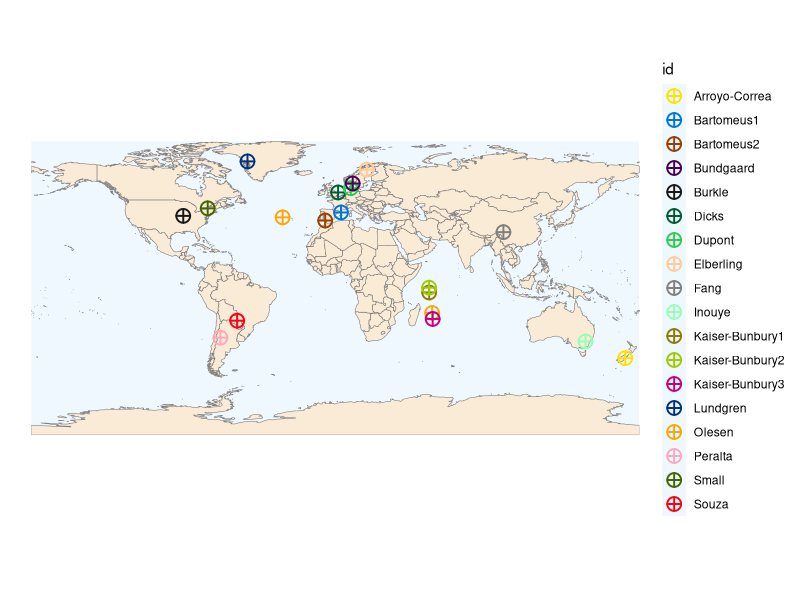

Reproduce this figure in R.
## ---- chunk 1


#Create coordinate dataset for plotting

longitude <- c("3.296797",  #1
               "1.575532", #2
               "9.275556", 
               "18.5", #4
               "99.63806", #5
               "148.266667",
               "-52", 
               "-31", "57.43", #8
               "-75.5", #9
               "-57.885", #10
               "55.447778",
               "-6.16895", #12bart
               "55.43333", #13
               "57.733333",
               "-68.015892", #15
               "-89.8968771",
               "171.756111",
               "10.233333")

latitude <- c("42.315336", #1
              "52.762395", #2
              "56.0725",
              "68.35", #4
              "27.90139", #5
              "-36.45", #6
              "71", #7
              "39.4", "-20.25", #8
              "45.4", #9
              "-21.701111", #10
              "-4.67",
              "37.234966", #12bart
              "-4.666667", #13
              "-20.4538",
              "-32.008985", #15
              "39.278958",
              "-43.035889",
              "56.066667")

id <- c("Bartomeus1", #1
        "Dicks", #2
        "Dupont", 
        "Elberling", #4
        "Fang", #5
        "Inouye", #6
        "Lundgren", #7
        "Olesen", "Olesen", #8
        "Small", #9
        "Souza", #10
        "Kaiser-Bunbury1", #
        "Bartomeus2", #12
        "Kaiser-Bunbury2", #13
        "Kaiser-Bunbury3", #14
        "Peralta", #15
        "Burkle",
        "Arroyo-Correa",
        "Bundgaard")

d <- data.frame(longitude, latitude, id)

library("ggplot2")
library("sf")
library("rnaturalearth")
library("rnaturalearthdata")

world <- ne_countries(scale = "medium", returnclass = "sf")
class(world)

d$longitude <- as.numeric(d$longitude)
d$latitude <- as.numeric(d$latitude)

colors <- c("#FFE100", "#0075DC", "#993F00", "#4C005C", "#191919", 
        "#005C31", "#2BCE48", "#FFCC99", "#808080", "#94FFB5", 
        "#8F7C00", "#9DCC00", "#C20088", "#003380", "#FFA405", 
        "#FFA8BB", "#426600", "#FF0010", "#5EF1F2", "#00998F", 
        "#E0FF66", "#740AFF", "#990000", "#FFFF80", "#FFE100", 
        "#FF5005")

ggplot(data = world) +
  geom_sf(fill="antiquewhite", color="grey49") +
  xlab("Longitude") + ylab("Latitude") +
  geom_jitter(data=d , aes(longitude,latitude, color=id), 
              shape = 10,  fill = "white",size = 4, 
              stroke = 1,width = 0.2, height = 3)+ 
  theme(panel.grid.major = element_line(color = gray(.5), 
                                        linetype = "dashed", size = 0), panel.background = element_rect(fill = "aliceblue"))+
  xlab("")+ylab("")+
  coord_sf(expand = FALSE)+
  theme(axis.text.x=element_blank(), #remove x axis labels
        axis.ticks.x=element_blank(), #remove x axis ticks
        axis.text.y=element_blank(),  #remove y axis labels
        axis.ticks.y=element_blank()  #remove y axis ticks
  ) +   scale_colour_manual(
    values = colors)
